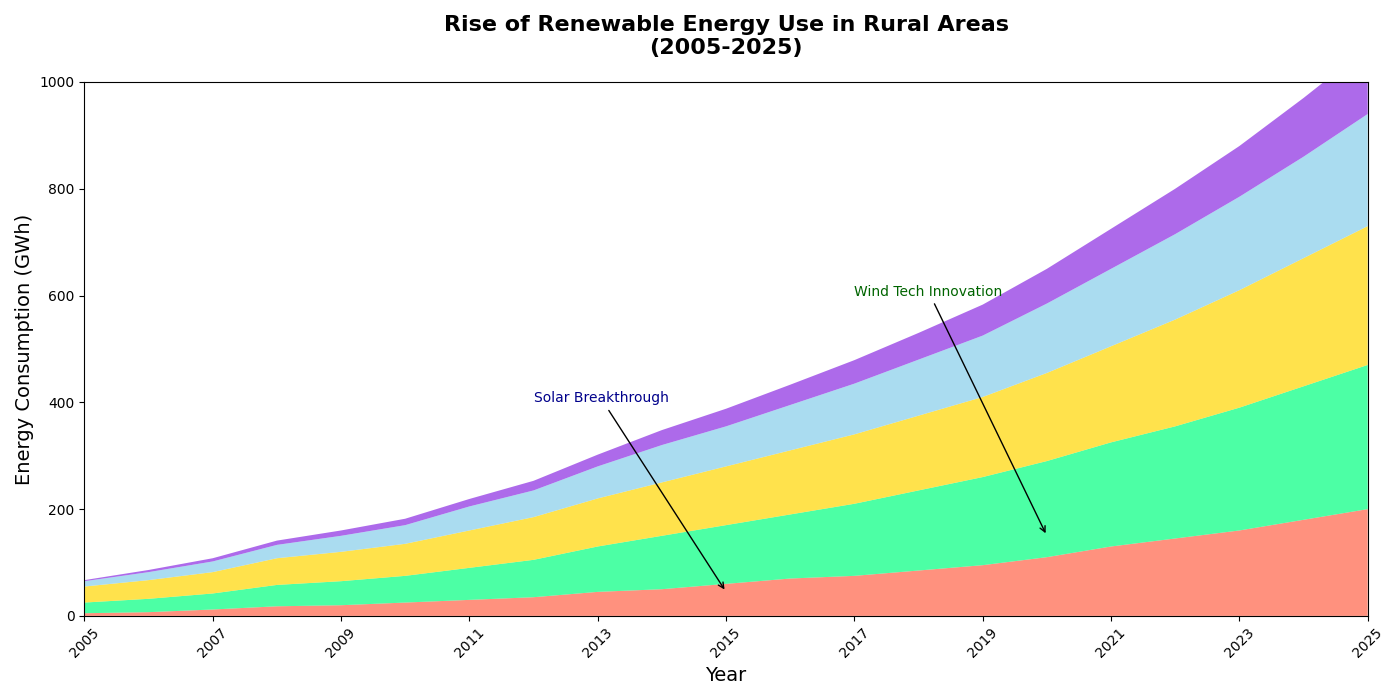

The Python source for this figure:
import matplotlib.pyplot as plt
import numpy as np

years = np.arange(2005, 2026)
solar_energy = np.array([
    5, 7, 12, 18, 20, 25, 30, 35, 45, 50, 
    60, 70, 75, 85, 95, 110, 130, 145, 160, 180, 
    200
])
wind_energy = np.array([
    20, 25, 30, 40, 45, 50, 60, 70, 85, 100,
    110, 120, 135, 150, 165, 180, 195, 210, 230, 250,
    270
])
hydro_energy = np.array([
    30, 35, 40, 50, 55, 60, 70, 80, 90, 100,
    110, 120, 130, 140, 150, 165, 180, 200, 220, 240,
    260
])
biomass_energy = np.array([
    10, 15, 20, 25, 30, 35, 45, 50, 60, 70,
    75, 85, 95, 105, 115, 130, 145, 160, 175, 190,
    210
])
geothermal_energy = np.array([
    2, 4, 6, 8, 10, 12, 14, 18, 22, 28, 
    33, 38, 44, 50, 58, 65, 75, 85, 95, 110,
    125
])

fig, ax = plt.subplots(figsize=(14, 7))

ax.stackplot(years, solar_energy, wind_energy, hydro_energy, biomass_energy, geothermal_energy,
             colors=['#FF6347', '#00FF7F', '#FFD700', '#87CEEB', '#8A2BE2'], alpha=0.7)

ax.set_title("Rise of Renewable Energy Use in Rural Areas\n(2005-2025)", fontsize=16, fontweight='bold', pad=20)
ax.set_xlabel('Year', fontsize=14)
ax.set_ylabel('Energy Consumption (GWh)', fontsize=14)
ax.set_xlim(years[0], years[-1])
ax.set_ylim(0, 1000)
ax.set_xticks(years[::2])
plt.xticks(rotation=45)

ax.annotate('Solar Breakthrough', xy=(2015, 45), xytext=(2012, 400),
             arrowprops=dict(facecolor='black', arrowstyle='->'), fontsize=10, color='darkblue')
ax.annotate('Wind Tech Innovation', xy=(2020, 150), xytext=(2017, 600),
             arrowprops=dict(facecolor='black', arrowstyle='->'), fontsize=10, color='darkgreen')

plt.tight_layout()
plt.show()
